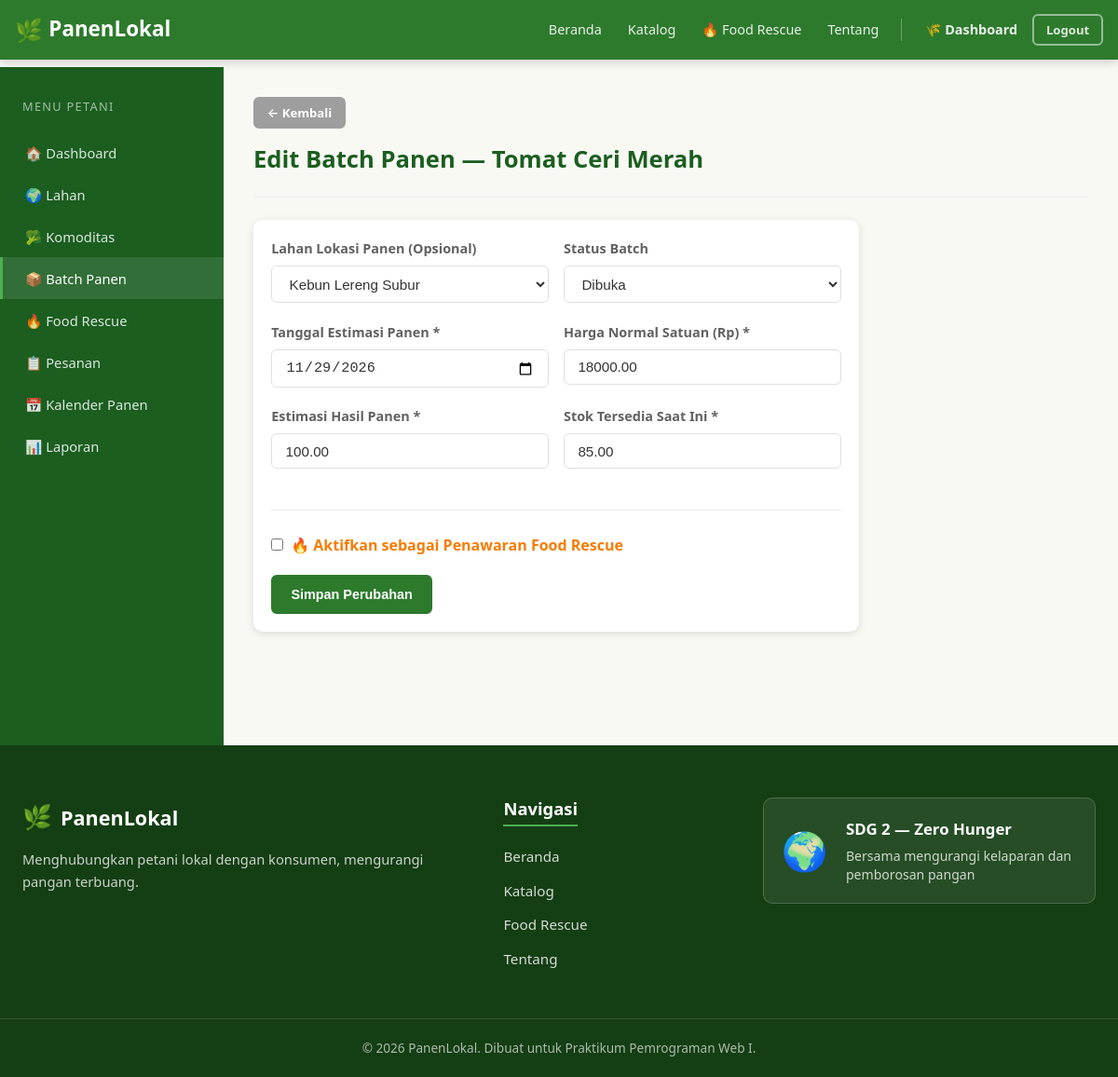
The app's page /petani/edit_batch.php?id=1 (signed in) with its own data.
### tables this page shows
CREATE TABLE IF NOT EXISTS harvest_batches (
    id BIGINT UNSIGNED AUTO_INCREMENT PRIMARY KEY,
    commodity_id BIGINT UNSIGNED NOT NULL,
    land_id BIGINT UNSIGNED NULL,
    tanggal_estimasi_panen DATE NOT NULL,
    estimasi_jumlah DECIMAL(10,2) NOT NULL,
    stok_tersedia DECIMAL(10,2) NOT NULL,
    harga_normal DECIMAL(12,2) NOT NULL,
    rescue_aktif TINYINT(1) NOT NULL DEFAULT 0,
    harga_rescue DECIMAL(12,2) NULL,
    batas_rescue DATETIME NULL,
    status_batch ENUM('dibuka','siap_panen','habis','ditutup','dibatalkan') NOT NULL DEFAULT 'dibuka',
    created_at TIMESTAMP NOT NULL DEFAULT CURRENT_TIMESTAMP,
    updated_at TIMESTAMP NOT NULL DEFAULT CURRENT_TIMESTAMP ON UPDATE CURRENT_TIMESTAMP,
    INDEX idx_batches_commodity (commodity_id),
    INDEX idx_batches_land (land_id),
    INDEX idx_batches_status_date (status_batch, tanggal_estimasi_panen),
    INDEX idx_batches_rescue (rescue_aktif, batas_rescue),
    CONSTRAINT fk_batches_commodity FOREIGN KEY (commodity_id) REFERENCES commodities(id) ON UPDATE CASCADE ON DELETE RESTRICT,
    CONSTRAINT fk_batches_land FOREIGN KEY (land_id) REFERENCES lands(id) ON UPDATE CASCADE ON DELETE SET NULL
);

CREATE TABLE IF NOT EXISTS commodities (
    id BIGINT UNSIGNED AUTO_INCREMENT PRIMARY KEY,
    farmer_id BIGINT UNSIGNED NOT NULL,
    nama VARCHAR(120) NOT NULL,
    kategori VARCHAR(60) NOT NULL,
    deskripsi TEXT NULL,
    satuan VARCHAR(20) NOT NULL DEFAULT 'kg',
    gambar VARCHAR(255) NULL,
    status_komoditas ENUM('aktif','nonaktif') NOT NULL DEFAULT 'aktif',
    created_at TIMESTAMP NOT NULL DEFAULT CURRENT_TIMESTAMP,
    updated_at TIMESTAMP NOT NULL DEFAULT CURRENT_TIMESTAMP ON UPDATE CURRENT_TIMESTAMP,
    INDEX idx_commodities_farmer (farmer_id),
    INDEX idx_commodities_status (status_komoditas),
    CONSTRAINT fk_commodities_farmer FOREIGN KEY (farmer_id) REFERENCES farmer_profiles(id) ON UPDATE CASCADE ON DELETE RESTRICT
);

CREATE TABLE IF NOT EXISTS lands (
    id BIGINT UNSIGNED AUTO_INCREMENT PRIMARY KEY,
    farmer_id BIGINT UNSIGNED NOT NULL,
    nama_lahan VARCHAR(120) NOT NULL,
    lokasi TEXT NOT NULL,
    luas_m2 DECIMAL(10,2) NULL,
    keterangan TEXT NULL,
    created_at TIMESTAMP NOT NULL DEFAULT CURRENT_TIMESTAMP,
    INDEX idx_lands_farmer (farmer_id),
    CONSTRAINT fk_lands_farmer FOREIGN KEY (farmer_id) REFERENCES farmer_profiles(id) ON UPDATE CASCADE ON DELETE RESTRICT
);

### includes/functions.php (called while the page is built, shortened)
<?php
function sanitize($str) {
    return htmlspecialchars((string)$str, ENT_QUOTES, 'UTF-8');
}
?>

### petani/edit_batch.php (the view, shortened to what this page needs)
<?php
require_once __DIR__ . '/../config/koneksi.php';
require_once __DIR__ . '/../includes/functions.php';
$stmt = $conn->prepare("SELECT id FROM farmer_profiles WHERE user_id = ?");
$stmt->bind_param("i", $_SESSION['user_id']);
$stmt->execute();
$fp = $stmt->get_result()->fetch_assoc();
$farmer_id = $fp['id'] ?? 0;
$id = (int)($_GET['id'] ?? 0);
$chk = $conn->prepare("
    SELECT hb.*, c.nama AS komoditas_nama
    FROM harvest_batches hb
    JOIN commodities c ON c.id = hb.commodity_id
    WHERE hb.id = ? AND c.farmer_id = ?
");
$chk->bind_param("ii", $id, $farmer_id);
$chk->execute();
$b = $chk->get_result()->fetch_assoc();
$lands = $conn->query("SELECT id, nama_lahan FROM lands WHERE farmer_id = $farmer_id");
require_once __DIR__ . '/../includes/header.php';
require_once __DIR__ . '/../includes/navbar.php';
?>
<div class="dashboard-layout">
  <aside class="sidebar">
    <div class="sidebar-title">Menu Petani</div>
    <ul class="sidebar-menu">
      <li><a href="<?= BASE_URL ?>/petani/index.php">🏠 Dashboard</a></li>
      <li><a href="<?= BASE_URL ?>/petani/lahan.php">🌍 Lahan</a></li>
      <li><a href="<?= BASE_URL ?>/petani/komoditas.php">🥦 Komoditas</a></li>
      <li><a href="<?= BASE_URL ?>/petani/batch_panen.php" class="active">📦 Batch Panen</a></li>
      <li><a href="<?= BASE_URL ?>/petani/kelola_rescue.php">🔥 Food Rescue</a></li>
      <li><a href="<?= BASE_URL ?>/petani/pesanan.php">📋 Pesanan</a></li>
      <li><a href="<?= BASE_URL ?>/petani/kalender_panen.php">📅 Kalender Panen</a></li>
      <li><a href="<?= BASE_URL ?>/petani/laporan.php">📊 Laporan</a></li>
    </ul>
  </aside>
  <main class="dashboard-main">
    <div class="dashboard-header">
      <a href="<?= BASE_URL ?>/petani/batch_panen.php" class="btn btn-secondary btn-sm mb-2">← Kembali</a>
      <h1>Edit Batch Panen — <?= sanitize($b['komoditas_nama']) ?></h1>
    </div>
    <div class="card card-body" style="max-width: 650px;">
      <form id="batch-form" method="POST">
        <div class="form-row">
          <div class="form-group">
            <label class="form-label">Lahan Lokasi Panen (Opsional)</label>
            <select name="land_id" class="form-control">
              <?php while ($lh = $lands->fetch_assoc()): ?>
                <option value="<?= $lh['id'] ?>" <?= $b['land_id'] == $lh['id'] ? 'selected' : '' ?>><?= sanitize($lh['nama_lahan']) ?></option>
              <?php endwhile; ?>
            </select>
          </div>
          <div class="form-group">
            <label class="form-label">Status Batch</label>
            <select name="status_batch" class="form-control">
              <?php
              $all_sb = ['dibuka', 'siap_panen', 'habis', 'ditutup', 'dibatalkan'];
              foreach ($all_sb as $sb):
              ?>
                <option value="<?= $sb ?>" <?= $b['status_batch'] === $sb ? 'selected' : '' ?>><?= ucfirst(str_replace('_',' ',$sb)) ?></option>
              <?php endforeach; ?>
            </select>
          </div>
        </div>
        <div class="form-row">
          <div class="form-group">
            <label class="form-label">Tanggal Estimasi Panen *</label>
            <input type="date" name="tanggal_estimasi_panen" class="form-control" required value="<?= sanitize($b['tanggal_estimasi_panen']) ?>">
          </div>
          <div class="form-group">
            <label class="form-label">Harga Normal Satuan (Rp) *</label>
            <input type="number" id="harga_normal" name="harga_normal" class="form-control" required value="<?= sanitize($b['harga_normal']) ?>">
          </div>
        </div>
        <div class="form-row">
          <div class="form-group">
            <label class="form-label">Estimasi Hasil Panen *</label>
            <input type="number" step="0.1" name="estimasi_jumlah" class="form-control" required value="<?= sanitize($b['estimasi_jumlah']) ?>">
          </div>
          <div class="form-group">
            <label class="form-label">Stok Tersedia Saat Ini *</label>
            <input type="number" step="0.1" id="stok_tersedia" name="stok_tersedia" class="form-control" required value="<?= sanitize($b['stok_tersedia']) ?>">
          </div>
        </div>
        <hr class="divider">
        <div class="form-group">
          <label style="display:flex; align-items:center; gap:.5rem; cursor:pointer;">
            <input type="checkbox" id="rescue_aktif" name="rescue_aktif" value="1" <?= $b['rescue_aktif'] ? 'checked' : '' ?> onchange="toggleRescueFields()">
            <strong style="color:var(--orange);">🔥 Aktifkan sebagai Penawaran Food Rescue</strong>
          </label>
        </div>
        <button type="submit" class="btn btn-primary">Simpan Perubahan</button>
      </form>
    </div>
  </main>
</div>
<?php require_once __DIR__ . '/../includes/footer.php'; ?>

### assets/css/style.css (style rules this page uses)
*, *::before, *::after { box-sizing: border-box; margin: 0; padding: 0; }
:root { --green-dark: #1b5e20; --green-main: #2d7a2d; --green-mid: #388e3c; --green-light: #4caf50; --green-pale: #c8e6c9; --green-bg: #f1f8f1; --orange: #f57c00; --orange-light: #ffe0b2; --red: #c62828; --red-light: #ffebee; --blue: #1565c0; --blue-light: #e3f2fd; --yellow: #f9a825; --yellow-light: #fff9c4; --cream: #f9f9f4; --white: #ffffff; --gray-100: #f5f5f5; --gray-200: #eeeeee; --gray-300: #e0e0e0; --gray-500: #9e9e9e; --gray-700: #616161; --gray-900: #212121; --text: #333333; --shadow: 0 2px 8px rgba(0,0,0,.12); --shadow-lg: 0 4px 20px rgba(0,0,0,.18); --radius: 10px; --radius-sm: 6px; --transition: .25s ease; }
html { font-size: 16px; scroll-behavior: smooth; }
body { font-family: 'Segoe UI', system-ui, -apple-system, sans-serif; color: var(--text); background: var(--cream); line-height: 1.65; min-height: 100vh; display: flex; flex-direction: column; }
a { color: var(--green-main); text-decoration: none; transition: color var(--transition); }
h1,h2,h3,h4,h5,h6 { font-weight: 700; line-height: 1.3; color: var(--gray-900); margin-bottom: .5rem; }
h1 { font-size: 2.2rem; }
ul,ol { padding-left: 1.5rem; }
.btn { display: inline-block; padding: .55rem 1.2rem; border-radius: var(--radius-sm); font-size: .9rem; font-weight: 600; cursor: pointer; border: 2px solid transparent; transition: all var(--transition); text-align: center; text-decoration: none !important; line-height: 1.4; }
.btn-sm { padding: .35rem .8rem; font-size: .82rem; }
.btn-primary { background: var(--green-main); color: var(--white); border-color: var(--green-main); }
.btn-secondary { background: var(--gray-500); color: var(--white); border-color: var(--gray-500); }
.form-group { margin-bottom: 1.2rem; }
.form-label { display: block; margin-bottom: .4rem; font-weight: 600; font-size: .9rem; color: var(--gray-700); }
.form-control { width: 100%; padding: .6rem .9rem; border: 1.5px solid var(--gray-300); border-radius: var(--radius-sm); font-size: .95rem; color: var(--text); background: var(--white); transition: border-color var(--transition), box-shadow var(--transition); }
.form-row { display: flex; gap: 1rem; flex-wrap: wrap; }
.form-row .form-group { flex: 1; min-width: 200px; }
.card { background: var(--white); border-radius: var(--radius); box-shadow: var(--shadow); overflow: hidden; transition: transform var(--transition), box-shadow var(--transition); }
.card-body { padding: 1.2rem; }
.dashboard-layout { display: flex; min-height: calc(100vh - 72px); }
.sidebar { width: 240px; flex-shrink: 0; background: var(--green-dark); color: var(--white); padding: 1.5rem 0; position: sticky; top: 72px; height: calc(100vh - 72px); overflow-y: auto; }
.sidebar-title { padding: .5rem 1.5rem 1rem; font-size: .8rem; text-transform: uppercase; letter-spacing: .1em; opacity: .6; }
.sidebar-menu { list-style: none; padding: 0; margin: 0; }
.sidebar-menu li a { display: block; padding: .65rem 1.5rem; color: rgba(255,255,255,.85); transition: background var(--transition); font-size: .92rem; text-decoration: none !important; border-left: 3px solid transparent; }
.sidebar-menu li a:hover, .sidebar-menu li a.active { background: rgba(255,255,255,.1); color: var(--white); border-left-color: var(--green-light); }
.dashboard-main { flex: 1; padding: 2rem; min-width: 0; }
.dashboard-header { margin-bottom: 1.5rem; padding-bottom: 1rem; border-bottom: 1px solid var(--gray-200); }
.dashboard-header h1 { font-size: 1.6rem; color: var(--green-dark); }
.mb-2 { margin-bottom: 1rem; }
.divider { border: none; border-top: 1px solid var(--gray-200); margin: 1.5rem 0; }

### records on screen
harvest_batches: commodity.nama "Tomat Ceri Merah", land_id "Kebun Lereng Subur", status_batch "Dibuka", tanggal_estimasi_panen "11/29/2026", harga_normal "18000.00", estimasi_jumlah "100.00", stok_tersedia "85.00"
